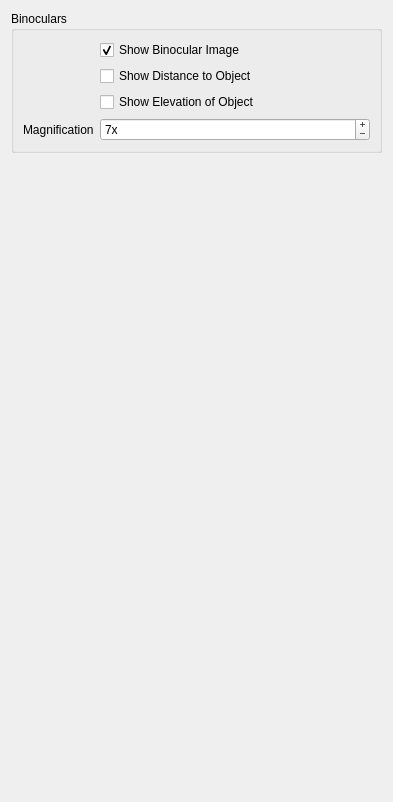
           <widget class="QWidget" name="scrollAreaWidgetContents_4">
            <property name="geometry">
             <rect>
              <x>0</x>
              <y>0</y>
              <width>393</width>
              <height>802</height>
             </rect>
            </property>
            <layout class="QVBoxLayout" name="verticalLayout_4">
             <item>
              <widget class="QGroupBox" name="mToolsBinocularGroupBox">
               <property name="title">
                <string>Binoculars</string>
               </property>
               <layout class="QFormLayout" name="formLayout_7">
                <item row="0" column="1">
                 <widget class="QCheckBox" name="mToolsShowBinocularImageCheckBox">
                  <property name="toolTip">
                   <string>Selects whether or not to render the binocular reticle. </string>
                  </property>
                  <property name="text">
                   <string>Show Binocular Image</string>
                  </property>
                  <property name="checked">
                   <bool>true</bool>
                  </property>
                 </widget>
                </item>
                <item row="1" column="1">
                 <widget class="QCheckBox" name="mToolsShowDistanceToObjectCheckBox">
                  <property name="toolTip">
                   <string>Select to show the distance to the object in front of the camera's eyepoint. </string>
                  </property>
                  <property name="text">
                   <string>Show Distance to Object</string>
                  </property>
                 </widget>
                </item>
                <item row="2" column="1">
                 <widget class="QCheckBox" name="mToolsShowElevationOfObjectCheckBox">
                  <property name="toolTip">
                   <string>Select this to print the elevation of the object being viewed by binoculars</string>
                  </property>
                  <property name="text">
                   <string>Show Elevation of Object</string>
                  </property>
                 </widget>
                </item>
                <item row="3" column="0">
                 <widget class="QLabel" name="mToolsMagnificationLabel">
                  <property name="toolTip">
                   <string>Select the magnification of the binoculars. The greater the magnification, the farther in they zoom. 7x is miliary standard issue. </string>
                  </property>
                  <property name="text">
                   <string>Magnification</string>
                  </property>
                  <property name="buddy">
                   <cstring>mToolsMagnificationSpinBox</cstring>
                  </property>
                 </widget>
                </item>
                <item row="3" column="1">
                 <widget class="QSpinBox" name="mToolsMagnificationSpinBox">
                  <property name="toolTip">
                   <string>This selects the magnification of the binoculars</string>
                  </property>
                  <property name="buttonSymbols">
                   <enum>QAbstractSpinBox::PlusMinus</enum>
                  </property>
                  <property name="specialValueText">
                   <string>x</string>
                  </property>
                  <property name="suffix">
                   <string>x</string>
                  </property>
                  <property name="minimum">
                   <number>1</number>
                  </property>
                  <property name="maximum">
                   <number>25</number>
                  </property>
                  <property name="value">
                   <number>7</number>
                  </property>
                 </widget>
                </item>
               </layout>
              </widget>
             </item>
             <item>
              <spacer>
               <property name="orientation">
                <enum>Qt::Vertical</enum>
               </property>
               <property name="sizeType">
                <enum>QSizePolicy::Expanding</enum>
               </property>
               <property name="sizeHint" stdset="0">
                <size>
                 <width>20</width>
                 <height>394</height>
                </size>
               </property>
              </spacer>
             </item>
            </layout>
           </widget>
